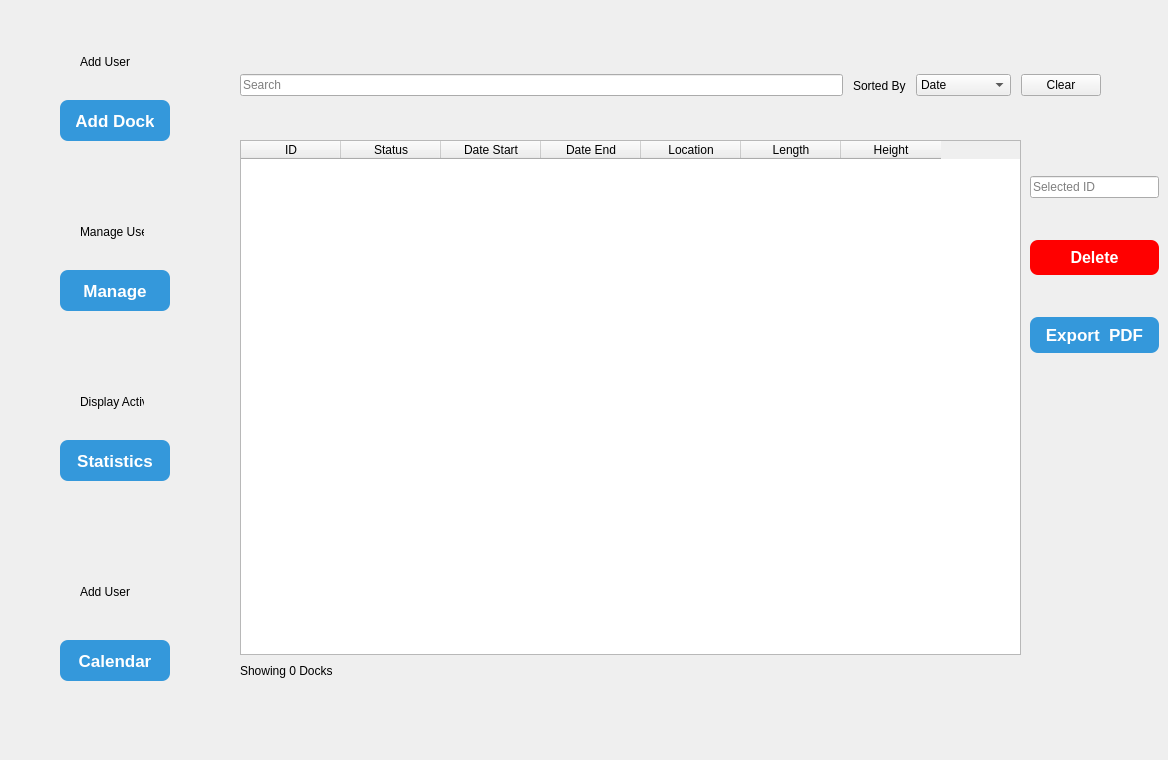
     <widget class="QWidget" name="user_page2_2">
      <widget class="QWidget" name="BackFrame_5" native="true">
       <property name="geometry">
        <rect>
         <x>10</x>
         <y>10</y>
         <width>201</width>
         <height>741</height>
        </rect>
       </property>
       <widget class="QPushButton" name="Display_5">
        <property name="geometry">
         <rect>
          <x>50</x>
          <y>430</y>
          <width>110</width>
          <height>41</height>
         </rect>
        </property>
        <property name="styleSheet">
         <string notr="true">QPushButton {
    background-color: #3498db;
    color: white;
    font-size: 17px;
    font-weight: bold;
    border: none;
    border-radius: 8px;
    padding: 8px 16px;
}
QPushButton:hover {
    background: qlineargradient(x1:0, y1:0, x2:0, y2:1,
                                stop:0 #38bdf8, stop:1 #0ea5e9);
}

QPushButton:pressed {
    background: qlineargradient(x1:0, y1:0, x2:0, y2:1,
                                stop:0 #0369a1, stop:1 #075985);
}
</string>
        </property>
        <property name="text">
         <string>Statistics</string>
        </property>
       </widget>
       <widget class="QLabel" name="dispuser_5">
        <property name="geometry">
         <rect>
          <x>70</x>
          <y>360</y>
          <width>64</width>
          <height>64</height>
         </rect>
        </property>
        <property name="styleSheet">
         <string notr="true">ui-&gt;adduser-&gt;setFixedSize(32, 32);</string>
        </property>
        <property name="text">
         <string>Display Activity </string>
        </property>
       </widget>
       <widget class="QPushButton" name="Manage_5">
        <property name="geometry">
         <rect>
          <x>50</x>
          <y>260</y>
          <width>110</width>
          <height>41</height>
         </rect>
        </property>
        <property name="styleSheet">
         <string notr="true">QPushButton {
    background-color: #3498db;
    color: white;
    font-size: 17px;
    font-weight: bold;
    border: none;
    border-radius: 8px;
    padding: 8px 16px;
}
QPushButton:hover {
    background: qlineargradient(x1:0, y1:0, x2:0, y2:1,
                                stop:0 #38bdf8, stop:1 #0ea5e9);
}

QPushButton:pressed {
    background: qlineargradient(x1:0, y1:0, x2:0, y2:1,
                                stop:0 #0369a1, stop:1 #075985);
}
</string>
        </property>
        <property name="text">
         <string>Manage</string>
        </property>
       </widget>
       <widget class="QLabel" name="deluser_5">
        <property name="geometry">
         <rect>
          <x>70</x>
          <y>190</y>
          <width>64</width>
          <height>64</height>
         </rect>
        </property>
        <property name="styleSheet">
         <string notr="true">ui-&gt;adduser-&gt;setFixedSize(32, 32);</string>
        </property>
        <property name="text">
         <string>Manage User</string>
        </property>
       </widget>
       <widget class="QPushButton" name="add_user_5">
        <property name="geometry">
         <rect>
          <x>50</x>
          <y>90</y>
          <width>110</width>
          <height>41</height>
         </rect>
        </property>
        <property name="styleSheet">
         <string notr="true">QPushButton {
    background-color: #3498db;
    color: white;
    font-size: 17px;
    font-weight: bold;
    border: none;
    border-radius: 8px;
    padding: 8px 16px;
}
QPushButton:hover {
    background: qlineargradient(x1:0, y1:0, x2:0, y2:1,
                                stop:0 #38bdf8, stop:1 #0ea5e9);
}

QPushButton:pressed {
    background: qlineargradient(x1:0, y1:0, x2:0, y2:1,
                                stop:0 #0369a1, stop:1 #075985);
}
</string>
        </property>
        <property name="text">
         <string>Add Dock</string>
        </property>
       </widget>
       <widget class="QLabel" name="Dock3">
        <property name="geometry">
         <rect>
          <x>70</x>
          <y>20</y>
          <width>64</width>
          <height>64</height>
         </rect>
        </property>
        <property name="styleSheet">
         <string notr="true">ui-&gt;adduser-&gt;setFixedSize(32, 32);</string>
        </property>
        <property name="text">
         <string>Add User</string>
        </property>
       </widget>
       <widget class="QPushButton" name="forgetpwd_2">
        <property name="geometry">
         <rect>
          <x>50</x>
          <y>630</y>
          <width>110</width>
          <height>41</height>
         </rect>
        </property>
        <property name="styleSheet">
         <string notr="true">QPushButton {
    background-color: #3498db;
    color: white;
    font-size: 17px;
    font-weight: bold;
    border: none;
    border-radius: 8px;
    padding: 8px 16px;
}
QPushButton:hover {
    background: qlineargradient(x1:0, y1:0, x2:0, y2:1,
                                stop:0 #38bdf8, stop:1 #0ea5e9);
}

QPushButton:pressed {
    background: qlineargradient(x1:0, y1:0, x2:0, y2:1,
                                stop:0 #0369a1, stop:1 #075985);
}
</string>
        </property>
        <property name="text">
         <string>Calendar</string>
        </property>
       </widget>
       <widget class="QLabel" name="cal4">
        <property name="geometry">
         <rect>
          <x>70</x>
          <y>550</y>
          <width>64</width>
          <height>64</height>
         </rect>
        </property>
        <property name="styleSheet">
         <string notr="true">ui-&gt;adduser-&gt;setFixedSize(32, 32);</string>
        </property>
        <property name="text">
         <string>Add User</string>
        </property>
       </widget>
      </widget>
      <widget class="QWidget" name="layoutWidget_11">
       <property name="geometry">
        <rect>
         <x>240</x>
         <y>50</y>
         <width>861</width>
         <height>71</height>
        </rect>
       </property>
       <layout class="QHBoxLayout" name="horizontalLayout_7">
        <property name="spacing">
         <number>10</number>
        </property>
        <property name="sizeConstraint">
         <enum>QLayout::SizeConstraint::SetNoConstraint</enum>
        </property>
        <item>
         <widget class="QLineEdit" name="searchbar_docking">
          <property name="enabled">
           <bool>true</bool>
          </property>
          <property name="text">
           <string/>
          </property>
          <property name="placeholderText">
           <string>Search</string>
          </property>
         </widget>
        </item>
        <item>
         <widget class="QLabel" name="label_81">
          <property name="styleSheet">
           <string notr="true"/>
          </property>
          <property name="text">
           <string>Sorted By</string>
          </property>
         </widget>
        </item>
        <item>
         <widget class="QComboBox" name="docking_sort">
          <item>
           <property name="text">
            <string>Date</string>
           </property>
          </item>
          <item>
           <property name="text">
            <string>Ascending</string>
           </property>
          </item>
          <item>
           <property name="text">
            <string>Descending</string>
           </property>
          </item>
         </widget>
        </item>
        <item>
         <widget class="QPushButton" name="clear_4">
          <property name="text">
           <string>Clear</string>
          </property>
         </widget>
        </item>
       </layout>
      </widget>
      <widget class="QWidget" name="layoutWidget_9">
       <property name="geometry">
        <rect>
         <x>240</x>
         <y>140</y>
         <width>781</width>
         <height>541</height>
        </rect>
       </property>
       <layout class="QVBoxLayout" name="verticalLayout_7">
        <item>
         <widget class="QTableWidget" name="tabdocking">
          <property name="minimumSize">
           <size>
            <width>0</width>
            <height>0</height>
           </size>
          </property>
          <column>
           <property name="text">
            <string>ID</string>
           </property>
          </column>
          <column>
           <property name="text">
            <string>Status</string>
           </property>
          </column>
          <column>
           <property name="text">
            <string>Date Start</string>
           </property>
          </column>
          <column>
           <property name="text">
            <string>Date End</string>
           </property>
          </column>
          <column>
           <property name="text">
            <string>Location</string>
           </property>
          </column>
          <column>
           <property name="text">
            <string>Length</string>
           </property>
          </column>
          <column>
           <property name="text">
            <string>Height</string>
           </property>
          </column>
         </widget>
        </item>
        <item>
         <widget class="QLabel" name="labelResults_4">
          <property name="minimumSize">
           <size>
            <width>151</width>
            <height>20</height>
           </size>
          </property>
          <property name="lineWidth">
           <number>1</number>
          </property>
          <property name="text">
           <string>Showing 0 Docks</string>
          </property>
         </widget>
        </item>
       </layout>
      </widget>
      <widget class="QWidget" name="layoutWidget_10">
       <property name="geometry">
        <rect>
         <x>1030</x>
         <y>140</y>
         <width>129</width>
         <height>251</height>
        </rect>
       </property>
       <layout class="QVBoxLayout" name="verticalLayout_8">
        <item>
         <widget class="QLineEdit" name="selected_id">
          <property name="enabled">
           <bool>true</bool>
          </property>
          <property name="text">
           <string/>
          </property>
          <property name="placeholderText">
           <string>Selected ID</string>
          </property>
         </widget>
        </item>
        <item>
         <widget class="QPushButton" name="delete_docking">
          <property name="styleSheet">
           <string notr="true">QPushButton {
    background-color: #FF0000;
    color: white;
    font-size: 16px;
    font-weight: bold;
    border: none;
    border-radius: 8px;
    padding: 8px 16px;
}


QPushButton:hover {
    background: qlineargradient(x1:0, y1:0, x2:0, y2:1,
                                stop:0 #f87171, stop:1 #ef4444);
}

</string>
          </property>
          <property name="text">
           <string>Delete</string>
          </property>
         </widget>
        </item>
        <item>
         <widget class="QPushButton" name="export_docking">
          <property name="styleSheet">
           <string notr="true">QPushButton {
    background-color: #3498db;
    color: white;
    font-size: 17px;
    font-weight: bold;
    border: none;
    border-radius: 8px;
    padding: 8px 16px;
}
QPushButton:hover {
    background: qlineargradient(x1:0, y1:0, x2:0, y2:1,
                                stop:0 #38bdf8, stop:1 #0ea5e9);
}

QPushButton:pressed {
    background: qlineargradient(x1:0, y1:0, x2:0, y2:1,
                                stop:0 #0369a1, stop:1 #075985);
}
</string>
          </property>
          <property name="text">
           <string>Export  PDF</string>
          </property>
          <property name="flat">
           <bool>false</bool>
          </property>
         </widget>
        </item>
       </layout>
      </widget>
     </widget>
